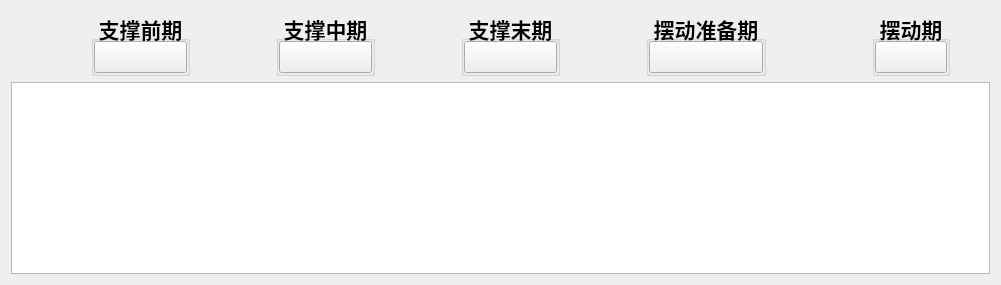
      <widget class="QWidget" name="tab_9">
       <attribute name="icon">
        <iconset>
         <selectedoff>:/icon/image/white.PNG</selectedoff>
         <selectedon>:/icon/image/red.PNG</selectedon>
        </iconset>
       </attribute>
       <attribute name="title">
        <string>DownStairs</string>
       </attribute>
       <layout class="QVBoxLayout" name="verticalLayout_10">
        <item>
         <layout class="QHBoxLayout" name="horizontalLayout_13">
          <item>
           <spacer name="horizontalSpacer_50">
            <property name="orientation">
             <enum>Qt::Horizontal</enum>
            </property>
            <property name="sizeType">
             <enum>QSizePolicy::Preferred</enum>
            </property>
            <property name="sizeHint" stdset="0">
             <size>
              <width>80</width>
              <height>20</height>
             </size>
            </property>
           </spacer>
          </item>
          <item>
           <widget class="QGroupBox" name="groupBox_43">
            <property name="enabled">
             <bool>true</bool>
            </property>
            <property name="font">
             <font>
              <family>Times New Roman</family>
              <pointsize>16</pointsize>
              <weight>75</weight>
              <bold>true</bold>
             </font>
            </property>
            <property name="styleSheet">
             <string notr="true"/>
            </property>
            <property name="title">
             <string>支撑前期</string>
            </property>
            <property name="alignment">
             <set>Qt::AlignCenter</set>
            </property>
            <property name="flat">
             <bool>true</bool>
            </property>
            <property name="checkable">
             <bool>false</bool>
            </property>
            <layout class="QGridLayout" name="gridLayout_43">
             <property name="sizeConstraint">
              <enum>QLayout::SetNoConstraint</enum>
             </property>
             <property name="leftMargin">
              <number>0</number>
             </property>
             <property name="topMargin">
              <number>0</number>
             </property>
             <property name="rightMargin">
              <number>0</number>
             </property>
             <property name="bottomMargin">
              <number>0</number>
             </property>
             <property name="verticalSpacing">
              <number>6</number>
             </property>
             <item row="0" column="0">
              <widget class="MyPushbutton" name="pushButton_12">
               <property name="text">
                <string/>
               </property>
              </widget>
             </item>
            </layout>
           </widget>
          </item>
          <item>
           <spacer name="horizontalSpacer_51">
            <property name="orientation">
             <enum>Qt::Horizontal</enum>
            </property>
            <property name="sizeType">
             <enum>QSizePolicy::Preferred</enum>
            </property>
            <property name="sizeHint" stdset="0">
             <size>
              <width>80</width>
              <height>20</height>
             </size>
            </property>
           </spacer>
          </item>
          <item>
           <widget class="QGroupBox" name="groupBox_44">
            <property name="enabled">
             <bool>true</bool>
            </property>
            <property name="font">
             <font>
              <family>Times New Roman</family>
              <pointsize>16</pointsize>
              <weight>75</weight>
              <bold>true</bold>
             </font>
            </property>
            <property name="styleSheet">
             <string notr="true"/>
            </property>
            <property name="title">
             <string>支撑中期</string>
            </property>
            <property name="alignment">
             <set>Qt::AlignCenter</set>
            </property>
            <property name="flat">
             <bool>true</bool>
            </property>
            <property name="checkable">
             <bool>false</bool>
            </property>
            <layout class="QGridLayout" name="gridLayout_44">
             <property name="sizeConstraint">
              <enum>QLayout::SetNoConstraint</enum>
             </property>
             <property name="leftMargin">
              <number>0</number>
             </property>
             <property name="topMargin">
              <number>0</number>
             </property>
             <property name="rightMargin">
              <number>0</number>
             </property>
             <property name="bottomMargin">
              <number>0</number>
             </property>
             <property name="verticalSpacing">
              <number>6</number>
             </property>
             <item row="0" column="0">
              <widget class="MyPushbutton" name="pushButton_13">
               <property name="text">
                <string/>
               </property>
              </widget>
             </item>
            </layout>
           </widget>
          </item>
          <item>
           <spacer name="horizontalSpacer_52">
            <property name="orientation">
             <enum>Qt::Horizontal</enum>
            </property>
            <property name="sizeType">
             <enum>QSizePolicy::Preferred</enum>
            </property>
            <property name="sizeHint" stdset="0">
             <size>
              <width>80</width>
              <height>20</height>
             </size>
            </property>
           </spacer>
          </item>
          <item>
           <widget class="QGroupBox" name="groupBox_45">
            <property name="enabled">
             <bool>true</bool>
            </property>
            <property name="font">
             <font>
              <family>Times New Roman</family>
              <pointsize>16</pointsize>
              <weight>75</weight>
              <bold>true</bold>
             </font>
            </property>
            <property name="styleSheet">
             <string notr="true"/>
            </property>
            <property name="title">
             <string>支撑末期</string>
            </property>
            <property name="alignment">
             <set>Qt::AlignCenter</set>
            </property>
            <property name="flat">
             <bool>true</bool>
            </property>
            <property name="checkable">
             <bool>false</bool>
            </property>
            <layout class="QGridLayout" name="gridLayout_45">
             <property name="sizeConstraint">
              <enum>QLayout::SetNoConstraint</enum>
             </property>
             <property name="leftMargin">
              <number>0</number>
             </property>
             <property name="topMargin">
              <number>0</number>
             </property>
             <property name="rightMargin">
              <number>0</number>
             </property>
             <property name="bottomMargin">
              <number>0</number>
             </property>
             <property name="verticalSpacing">
              <number>6</number>
             </property>
             <item row="0" column="0">
              <widget class="MyPushbutton" name="pushButton_14">
               <property name="text">
                <string/>
               </property>
              </widget>
             </item>
            </layout>
           </widget>
          </item>
          <item>
           <spacer name="horizontalSpacer_53">
            <property name="orientation">
             <enum>Qt::Horizontal</enum>
            </property>
            <property name="sizeType">
             <enum>QSizePolicy::Preferred</enum>
            </property>
            <property name="sizeHint" stdset="0">
             <size>
              <width>80</width>
              <height>20</height>
             </size>
            </property>
           </spacer>
          </item>
          <item>
           <widget class="QGroupBox" name="groupBox_46">
            <property name="enabled">
             <bool>true</bool>
            </property>
            <property name="font">
             <font>
              <family>Times New Roman</family>
              <pointsize>16</pointsize>
              <weight>75</weight>
              <bold>true</bold>
             </font>
            </property>
            <property name="styleSheet">
             <string notr="true"/>
            </property>
            <property name="title">
             <string>摆动准备期</string>
            </property>
            <property name="alignment">
             <set>Qt::AlignCenter</set>
            </property>
            <property name="flat">
             <bool>true</bool>
            </property>
            <property name="checkable">
             <bool>false</bool>
            </property>
            <layout class="QGridLayout" name="gridLayout_46">
             <property name="sizeConstraint">
              <enum>QLayout::SetNoConstraint</enum>
             </property>
             <property name="leftMargin">
              <number>0</number>
             </property>
             <property name="topMargin">
              <number>0</number>
             </property>
             <property name="rightMargin">
              <number>0</number>
             </property>
             <property name="bottomMargin">
              <number>0</number>
             </property>
             <property name="verticalSpacing">
              <number>6</number>
             </property>
             <item row="0" column="0">
              <widget class="MyPushbutton" name="pushButton_15">
               <property name="text">
                <string/>
               </property>
              </widget>
             </item>
            </layout>
           </widget>
          </item>
          <item>
           <spacer name="horizontalSpacer_54">
            <property name="orientation">
             <enum>Qt::Horizontal</enum>
            </property>
            <property name="sizeType">
             <enum>QSizePolicy::Preferred</enum>
            </property>
            <property name="sizeHint" stdset="0">
             <size>
              <width>100</width>
              <height>20</height>
             </size>
            </property>
           </spacer>
          </item>
          <item>
           <widget class="QGroupBox" name="groupBox_47">
            <property name="enabled">
             <bool>true</bool>
            </property>
            <property name="font">
             <font>
              <family>Times New Roman</family>
              <pointsize>16</pointsize>
              <weight>75</weight>
              <bold>true</bold>
             </font>
            </property>
            <property name="styleSheet">
             <string notr="true"/>
            </property>
            <property name="title">
             <string>摆动期</string>
            </property>
            <property name="alignment">
             <set>Qt::AlignCenter</set>
            </property>
            <property name="flat">
             <bool>true</bool>
            </property>
            <property name="checkable">
             <bool>false</bool>
            </property>
            <layout class="QGridLayout" name="gridLayout_47">
             <property name="sizeConstraint">
              <enum>QLayout::SetNoConstraint</enum>
             </property>
             <property name="leftMargin">
              <number>0</number>
             </property>
             <property name="topMargin">
              <number>0</number>
             </property>
             <property name="rightMargin">
              <number>0</number>
             </property>
             <property name="bottomMargin">
              <number>0</number>
             </property>
             <property name="verticalSpacing">
              <number>6</number>
             </property>
             <item row="0" column="0">
              <widget class="MyPushbutton" name="pushButton_16">
               <property name="text">
                <string/>
               </property>
              </widget>
             </item>
            </layout>
           </widget>
          </item>
          <item>
           <spacer name="horizontalSpacer_55">
            <property name="orientation">
             <enum>Qt::Horizontal</enum>
            </property>
            <property name="sizeType">
             <enum>QSizePolicy::Expanding</enum>
            </property>
            <property name="sizeHint" stdset="0">
             <size>
              <width>40</width>
              <height>20</height>
             </size>
            </property>
           </spacer>
          </item>
         </layout>
        </item>
        <item>
         <widget class="QGraphicsView" name="graphicsdownstairs_2"/>
        </item>
       </layout>
      </widget>
